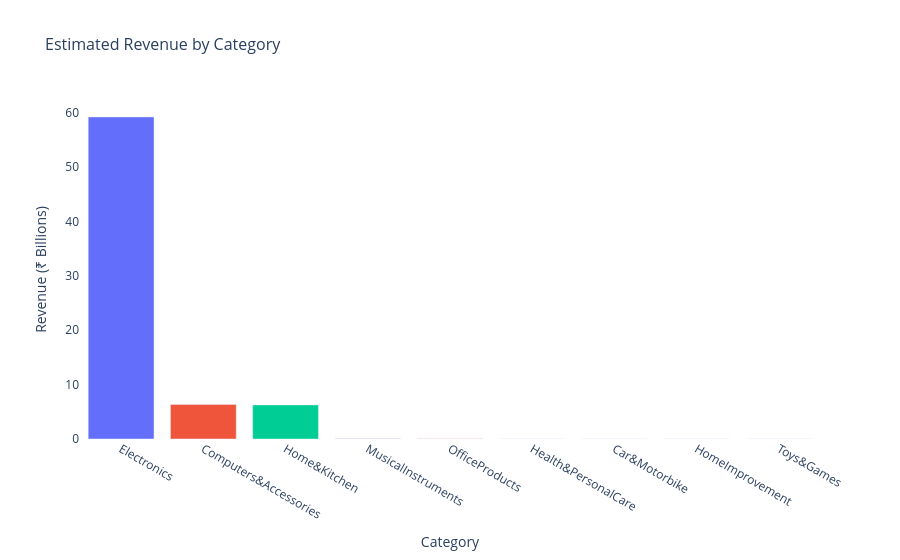

The notebook cell saved with this chart:
### Code cell
import plotly.express as px

fig1 = px.bar(
    x=revenue_by_cat.index,
    y=revenue_by_cat.values / 1e9,
    labels={"x": "Category", "y": "Revenue (₹ Billions)"},
    title="Estimated Revenue by Category",
    color=revenue_by_cat.index,
)

fig1.update_layout(
    plot_bgcolor="white",
    showlegend=False,
    title_font_size=16,
)

fig1.show()

### Figure 1 — Plotly figure (JSON) as saved in the notebook; plotly's stock layout.template omitted (floating-point values rounded to 4 significant figures)
{"data": [{"hovertemplate": "color=Electronics<br>Category=%{x}<br>Revenue (₹ Billions)=%{y}<extra></extra>", "legendgroup": "Electronics", "marker": {"color": "#636efa", "pattern": {"shape": ""}}, "name": "Electronics", "orientation": "v", "showlegend": true, "textposition": "auto", "type": "bar", "x": ["Electronics"], "xaxis": "x", "y": [59.18], "yaxis": "y"}, {"hovertemplate": "color=Computers&Accessories<br>Category=%{x}<br>Revenue (₹ Billions)=%{y}<extra></extra>", "legendgroup": "Computers&Accessories", "marker": {"color": "#EF553B", "pattern": {"shape": ""}}, "name": "Computers&Accessories", "orientation": "v", "showlegend": true, "textposition": "auto", "type": "bar", "x": ["Computers&Accessories"], "xaxis": "x", "y": [6.359], "yaxis": "y"}, {"hovertemplate": "color=Home&Kitchen<br>Category=%{x}<br>Revenue (₹ Billions)=%{y}<extra></extra>", "legendgroup": "Home&Kitchen", "marker": {"color": "#00cc96", "pattern": {"shape": ""}}, "name": "Home&Kitchen", "orientation": "v", "showlegend": true, "textposition": "auto", "type": "bar", "x": ["Home&Kitchen"], "xaxis": "x", "y": [6.262], "yaxis": "y"}, {"hovertemplate": "color=MusicalInstruments<br>Category=%{x}<br>Revenue (₹ Billions)=%{y}<extra></extra>", "legendgroup": "MusicalInstruments", "marker": {"color": "#ab63fa", "pattern": {"shape": ""}}, "name": "MusicalInstruments", "orientation": "v", "showlegend": true, "textposition": "auto", "type": "bar", "x": ["MusicalInstruments"], "xaxis": "x", "y": [0.06446], "yaxis": "y"}, {"hovertemplate": "color=OfficeProducts<br>Category=%{x}<br>Revenue (₹ Billions)=%{y}<extra></extra>", "legendgroup": "OfficeProducts", "marker": {"color": "#FFA15A", "pattern": {"shape": ""}}, "name": "OfficeProducts", "orientation": "v", "showlegend": true, "textposition": "auto", "type": "bar", "x": ["OfficeProducts"], "xaxis": "x", "y": [0.04579], "yaxis": "y"}, {"hovertemplate": "color=Health&PersonalCare<br>Category=%{x}<br>Revenue (₹ Billions)=%{y}<extra></extra>", "legendgroup": "Health&PersonalCare", "marker": {"color": "#19d3f3", "pattern": {"shape": ""}}, "name": "Health&PersonalCare", "orientation": "v", "showlegend": true, "textposition": "auto", "type": "bar", "x": ["Health&PersonalCare"], "xaxis": "x", "y": [0.003293], "yaxis": "y"}, {"hovertemplate": "color=Car&Motorbike<br>Category=%{x}<br>Revenue (₹ Billions)=%{y}<extra></extra>", "legendgroup": "Car&Motorbike", "marker": {"color": "#FF6692", "pattern": {"shape": ""}}, "name": "Car&Motorbike", "orientation": "v", "showlegend": true, "textposition": "auto", "type": "bar", "x": ["Car&Motorbike"], "xaxis": "x", "y": [0.002615], "yaxis": "y"}, {"hovertemplate": "color=HomeImprovement<br>Category=%{x}<br>Revenue (₹ Billions)=%{y}<extra></extra>", "legendgroup": "HomeImprovement", "marker": {"color": "#B6E880", "pattern": {"shape": ""}}, "name": "HomeImprovement", "orientation": "v", "showlegend": true, "textposition": "auto", "type": "bar", "x": ["HomeImprovement"], "xaxis": "x", "y": [0.002587], "yaxis": "y"}, {"hovertemplate": "color=Toys&Games<br>Category=%{x}<br>Revenue (₹ Billions)=%{y}<extra></extra>", "legendgroup": "Toys&Games", "marker": {"color": "#FF97FF", "pattern": {"shape": ""}}, "name": "Toys&Games", "orientation": "v", "showlegend": true, "textposition": "auto", "type": "bar", "x": ["Toys&Games"], "xaxis": "x", "y": [0.00238], "yaxis": "y"}], "layout": {"barmode": "relative", "legend": {"title": {"text": "color"}, "tracegroupgap": 0}, "plot_bgcolor": "white", "showlegend": false, "title": {"font": {"size": 16}, "text": "Estimated Revenue by Category"}, "xaxis": {"anchor": "y", "domain": [0, 1], "title": {"text": "Category"}}, "yaxis": {"anchor": "x", "domain": [0, 1], "title": {"text": "Revenue (₹ Billions)"}}}}
